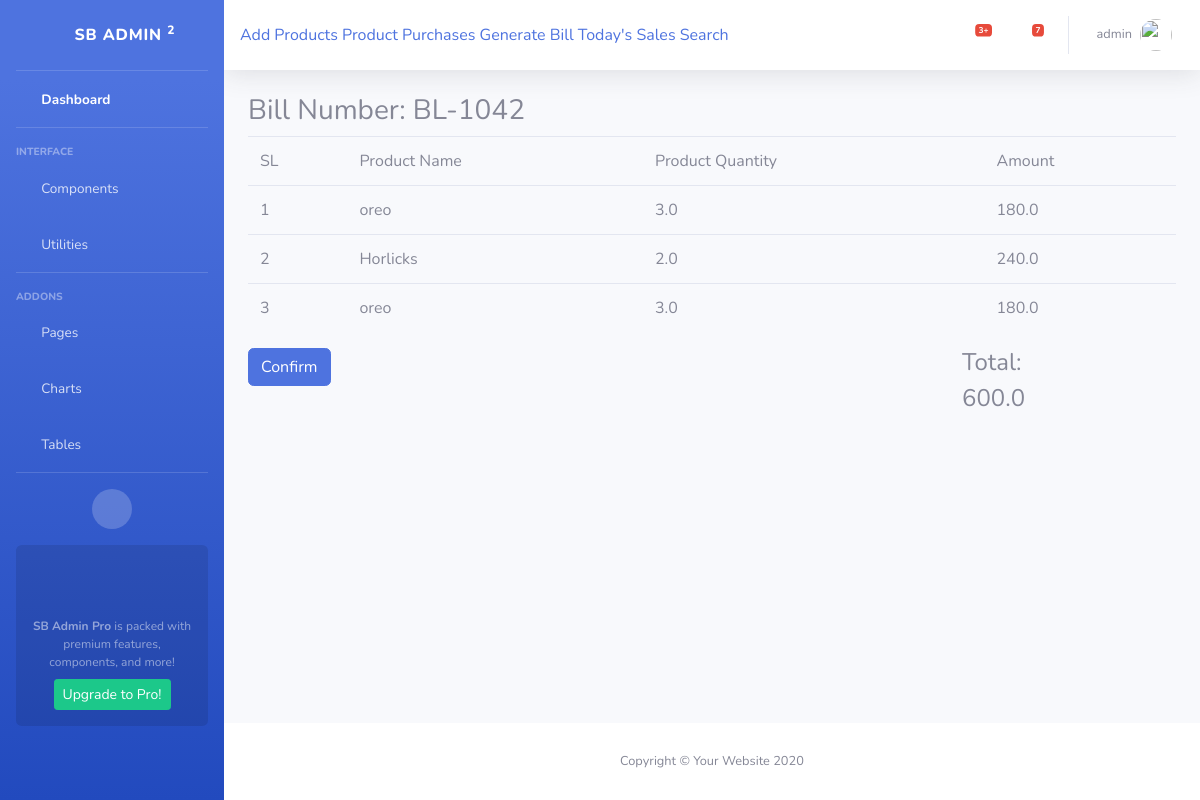
The app's page /billing/generatebill/BL-1042 (signed in) with its own data.
### app_billing/models.py (models this page shows, shortened)
class Order(models.Model):
    billnumber = models.CharField(max_length=12, unique=True)
    bill_date = models.DateField(auto_now=True)
    customer_name = models.CharField(max_length=60)
    phone_number = models.CharField(max_length=12)
    bill_total = models.IntegerField(default=0)

class OrderLine(models.Model):
    bill_number = models.ForeignKey(Order, on_delete=models.CASCADE)
    product_name = models.ForeignKey(Items, on_delete=models.CASCADE)
    product_qty = models.FloatField()
    amount= models.FloatField()

class Items(models.Model):
    item_name = models.CharField(max_length=120)
    def __str__(self):
        return self.item_name

### app_billing/views.py (the view, shortened to what this page needs)
# urls.py: path('generatebill/<str:billnumber>', BillGenrate.as_view(), name='generatebill'),
class BillGenrate(TemplateView):
    model = Order
    context = {}
    template_name = 'app_billing/billdisplay.html'
    def get(self, request, *args, **kwargs):
        billnum = kwargs.get('billnumber')
        orderlines = OrderLine.objects.filter(bill_number__billnumber=billnum)
        total = OrderLine.objects.filter(bill_number__billnumber=billnum).aggregate(Sum('amount'))
        self.context = {
            'billnum':billnum,
            'orderlines':orderlines,
            'total':total['amount__sum'],
        }
        return render(request, self.template_name, self.context)

### app_billing/templates/app_billing/billdisplay.html (shortened to what this page needs)
<!DOCTYPE html>
{%extends 'app_billing/admin_base.html'%}
{%block body_block%}
<form method="post">
<h3 >Bill Number: {{billnum}} </h3>
<table class="table">
    <tr>
        <td>SL</td>
        <td>Product Name</td>
        <td>Product Quantity</td>
        <td>Amount</td>
    </tr>
{% for line in orderlines%}
    <tr>
        <td>{{ forloop.counter }}</td>
        <td>{{line.product_name}}</td>
        <td>{{line.product_qty}}</td>
        <td>{{line.amount}}</td>
    </tr>
{%endfor%}
</table>
<div class="row">
   <div class="col-lg-9">
            <input type="submit" value="Confirm" class="btn btn-primary">
   </div>
    <div class="col-lg-2" >
        <h4 >Total:</h4>
        <h4>{{total}}</h4>
    </div>
</div>
</form>
{%endblock%}

### app_billing/templates/app_billing/admin_base.html (shortened to what this page needs)
{%load static %}
<!DOCTYPE html>
<html lang="en">
<head>
    <link href="{% static 'vendor/fontawesome-free/css/all.min.css' %}" rel="stylesheet" type="text/css">
    <link href="{% static 'css/sb-admin-2.min.css' %}" rel="stylesheet">
</head>
<body id="page-top">
    <div id="wrapper">
        <ul class="navbar-nav bg-gradient-primary sidebar sidebar-dark accordion" id="accordionSidebar">
            <a class="sidebar-brand d-flex align-items-center justify-content-center" href="index.html">
                <div class="sidebar-brand-icon rotate-n-15">
                    <i class="fas fa-laugh-wink"></i>
                </div>
                <div class="sidebar-brand-text mx-3">SB Admin <sup>2</sup></div>
            </a>
            <hr class="sidebar-divider my-0">
            <li class="nav-item active">
                <a class="nav-link" href="index.html">
                    <i class="fas fa-fw fa-tachometer-alt"></i>
                    <span>Dashboard</span></a>
            </li>
            <hr class="sidebar-divider">
            <div class="sidebar-heading">
                Interface
            </div>
            <li class="nav-item">
                <a class="nav-link collapsed" href="#" data-toggle="collapse" data-target="#collapseTwo"
                    aria-expanded="true" aria-controls="collapseTwo">
                    <i class="fas fa-fw fa-cog"></i>
                    <span>Components</span>
                </a>
            </li>
            <li class="nav-item">
                <a class="nav-link collapsed" href="#" data-toggle="collapse" data-target="#collapseUtilities"
                    aria-expanded="true" aria-controls="collapseUtilities">
                    <i class="fas fa-fw fa-wrench"></i>
                    <span>Utilities</span>
                </a>
            </li>
            <hr class="sidebar-divider">
            <div class="sidebar-heading">
                Addons
            </div>
            <li class="nav-item">
                <a class="nav-link collapsed" href="#" data-toggle="collapse" data-target="#collapsePages"
                    aria-expanded="true" aria-controls="collapsePages">
                    <i class="fas fa-fw fa-folder"></i>
                    <span>Pages</span>
                </a>
            </li>
            <li class="nav-item">
                <a class="nav-link" href="charts.html">
                    <i class="fas fa-fw fa-chart-area"></i>
                    <span>Charts</span></a>
            </li>
            <li class="nav-item">
                <a class="nav-link" href="tables.html">
                    <i class="fas fa-fw fa-table"></i>
                    <span>Tables</span></a>
            </li>
            <hr class="sidebar-divider d-none d-md-block">
            <div class="text-center d-none d-md-inline">
                <button class="rounded-circle border-0" id="sidebarToggle"></button>
            </div>
            <div class="sidebar-card">
                <p class="text-center mb-2"><strong>SB Admin Pro</strong> is packed with premium features, components, and more!</p>
                <a class="btn btn-success btn-sm" href="https://startbootstrap.com/theme/sb-admin-pro">Upgrade to Pro!</a>
            </div>
        </ul>
        <div id="content-wrapper" class="d-flex flex-column">
            <div id="content">
                <nav class="navbar navbar-expand navbar-light bg-white topbar mb-4 static-top shadow">
                    <form>
                       <a class="collapse-item" href="{% url 'item' %}">Add Products</a>
                        <a class="collapse-item" href="{% url 'productcreate' %}">Product Purchases </a>
                        <a class="collapse-item" href="{% url 'ordercreate' %}">Generate Bill </a>
                         <a class="collapse-item" href="{% url 'dsales' %}">Today's Sales </a>
                         <a class="collapse-item" href="{% url 'search' %}">Search </a>
                    </form>
                    <ul class="navbar-nav ml-auto">
                        <li class="nav-item dropdown no-arrow mx-1">
                            <a class="nav-link dropdown-toggle" href="#" id="alertsDropdown" role="button"
                                data-toggle="dropdown" aria-haspopup="true" aria-expanded="false">
                                <i class="fas fa-bell fa-fw"></i>
                                <span class="badge badge-danger badge-counter">3+</span>
                            </a>
                        </li>
                        <li class="nav-item dropdown no-arrow mx-1">
                            <a class="nav-link dropdown-toggle" href="#" id="messagesDropdown" role="button"
                                data-toggle="dropdown" aria-haspopup="true" aria-expanded="false">
                                <i class="fas fa-envelope fa-fw"></i>
                                <span class="badge badge-danger badge-counter">7</span>
                            </a>
                        </li>
                        <li class="nav-item dropdown no-arrow">
                            <a class="nav-link dropdown-toggle" href="#" id="userDropdown" role="button"
                                data-toggle="dropdown" aria-haspopup="true" aria-expanded="false">
                                <span class="mr-2 d-none d-lg-inline text-gray-600 small">{{ request.user}}</span>
                                <img class="img-profile rounded-circle"
                                    src="img/undraw_profile.svg">
                            </a>
                        </li>
                    </ul>
                </nav>
                <div class="container-fluid">
                {% block body_block%}
                    {% endblock %}
                </div>
            </div>
            <footer class="sticky-footer bg-white">
                <div class="container my-auto">
                    <div class="copyright text-center my-auto">
                        <span>Copyright &copy; Your Website 2020</span>
                    </div>
                </div>
            </footer>
        </div>
    </div>
</body>
</html>

### records on screen
Order: billnumber "BL-1042"
OrderLine: product_name "oreo", product_qty "3.0", amount "180.0"
OrderLine: product_name "Horlicks", product_qty "2.0", amount "240.0"
OrderLine: product_name "oreo", product_qty "3.0", amount "180.0"

### other values on screen
{{ request.user }} "admin"
{{ total }} "600.0"
